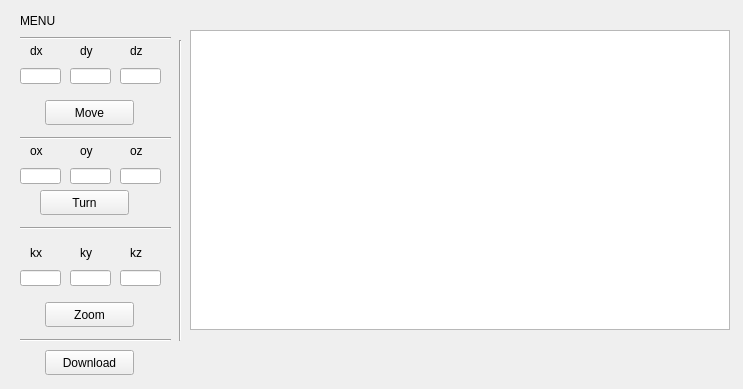
<?xml version="1.0" encoding="UTF-8"?>
<ui version="4.0">
 <class>MainWindow</class>
 <widget class="QMainWindow" name="MainWindow">
  <property name="geometry">
   <rect>
    <x>0</x>
    <y>0</y>
    <width>743</width>
    <height>389</height>
   </rect>
  </property>
  <property name="windowTitle">
   <string>MainWindow</string>
  </property>
  <widget class="QWidget" name="centralwidget">
   <widget class="QLineEdit" name="line_dx">
    <property name="geometry">
     <rect>
      <x>20</x>
      <y>68</y>
      <width>41</width>
      <height>16</height>
     </rect>
    </property>
   </widget>
   <widget class="QLabel" name="label">
    <property name="geometry">
     <rect>
      <x>20</x>
      <y>10</y>
      <width>51</width>
      <height>21</height>
     </rect>
    </property>
    <property name="text">
     <string>MENU</string>
    </property>
   </widget>
   <widget class="Line" name="line">
    <property name="geometry">
     <rect>
      <x>20</x>
      <y>30</y>
      <width>151</width>
      <height>16</height>
     </rect>
    </property>
    <property name="orientation">
     <enum>Qt::Horizontal</enum>
    </property>
   </widget>
   <widget class="QLineEdit" name="line_dz">
    <property name="geometry">
     <rect>
      <x>120</x>
      <y>68</y>
      <width>41</width>
      <height>16</height>
     </rect>
    </property>
   </widget>
   <widget class="QLineEdit" name="line_dy">
    <property name="geometry">
     <rect>
      <x>70</x>
      <y>68</y>
      <width>41</width>
      <height>16</height>
     </rect>
    </property>
   </widget>
   <widget class="QLabel" name="label_2">
    <property name="geometry">
     <rect>
      <x>30</x>
      <y>40</y>
      <width>21</width>
      <height>21</height>
     </rect>
    </property>
    <property name="text">
     <string>dx</string>
    </property>
   </widget>
   <widget class="QLabel" name="label_3">
    <property name="geometry">
     <rect>
      <x>80</x>
      <y>40</y>
      <width>21</width>
      <height>21</height>
     </rect>
    </property>
    <property name="text">
     <string>dy</string>
    </property>
   </widget>
   <widget class="QLabel" name="label_4">
    <property name="geometry">
     <rect>
      <x>130</x>
      <y>40</y>
      <width>21</width>
      <height>21</height>
     </rect>
    </property>
    <property name="text">
     <string>dz</string>
    </property>
   </widget>
   <widget class="QPushButton" name="pushButton">
    <property name="geometry">
     <rect>
      <x>45</x>
      <y>100</y>
      <width>89</width>
      <height>25</height>
     </rect>
    </property>
    <property name="text">
     <string>Move</string>
    </property>
   </widget>
   <widget class="Line" name="line_2">
    <property name="geometry">
     <rect>
      <x>20</x>
      <y>130</y>
      <width>151</width>
      <height>16</height>
     </rect>
    </property>
    <property name="orientation">
     <enum>Qt::Horizontal</enum>
    </property>
   </widget>
   <widget class="QPushButton" name="pushButton_2">
    <property name="geometry">
     <rect>
      <x>40</x>
      <y>190</y>
      <width>89</width>
      <height>25</height>
     </rect>
    </property>
    <property name="text">
     <string>Turn</string>
    </property>
   </widget>
   <widget class="Line" name="line_3">
    <property name="geometry">
     <rect>
      <x>20</x>
      <y>220</y>
      <width>151</width>
      <height>16</height>
     </rect>
    </property>
    <property name="orientation">
     <enum>Qt::Horizontal</enum>
    </property>
   </widget>
   <widget class="QLabel" name="label_6">
    <property name="geometry">
     <rect>
      <x>80</x>
      <y>242</y>
      <width>21</width>
      <height>21</height>
     </rect>
    </property>
    <property name="text">
     <string>ky</string>
    </property>
   </widget>
   <widget class="QLineEdit" name="line_ky">
    <property name="geometry">
     <rect>
      <x>70</x>
      <y>270</y>
      <width>41</width>
      <height>16</height>
     </rect>
    </property>
   </widget>
   <widget class="QLineEdit" name="line_kz">
    <property name="geometry">
     <rect>
      <x>120</x>
      <y>270</y>
      <width>41</width>
      <height>16</height>
     </rect>
    </property>
   </widget>
   <widget class="QPushButton" name="pushButton_3">
    <property name="geometry">
     <rect>
      <x>45</x>
      <y>302</y>
      <width>89</width>
      <height>25</height>
     </rect>
    </property>
    <property name="text">
     <string>Zoom</string>
    </property>
   </widget>
   <widget class="QLabel" name="label_7">
    <property name="geometry">
     <rect>
      <x>130</x>
      <y>242</y>
      <width>21</width>
      <height>21</height>
     </rect>
    </property>
    <property name="text">
     <string>kz</string>
    </property>
   </widget>
   <widget class="Line" name="line_4">
    <property name="geometry">
     <rect>
      <x>20</x>
      <y>332</y>
      <width>151</width>
      <height>16</height>
     </rect>
    </property>
    <property name="orientation">
     <enum>Qt::Horizontal</enum>
    </property>
   </widget>
   <widget class="QLabel" name="label_8">
    <property name="geometry">
     <rect>
      <x>30</x>
      <y>242</y>
      <width>21</width>
      <height>21</height>
     </rect>
    </property>
    <property name="text">
     <string>kx</string>
    </property>
   </widget>
   <widget class="QLineEdit" name="line_kx">
    <property name="geometry">
     <rect>
      <x>20</x>
      <y>270</y>
      <width>41</width>
      <height>16</height>
     </rect>
    </property>
   </widget>
   <widget class="Line" name="line_5">
    <property name="geometry">
     <rect>
      <x>170</x>
      <y>40</y>
      <width>20</width>
      <height>301</height>
     </rect>
    </property>
    <property name="orientation">
     <enum>Qt::Vertical</enum>
    </property>
   </widget>
   <widget class="QGraphicsView" name="graphicsView">
    <property name="geometry">
     <rect>
      <x>190</x>
      <y>30</y>
      <width>540</width>
      <height>300</height>
     </rect>
    </property>
   </widget>
   <widget class="QPushButton" name="pushButton_4">
    <property name="geometry">
     <rect>
      <x>45</x>
      <y>350</y>
      <width>89</width>
      <height>25</height>
     </rect>
    </property>
    <property name="text">
     <string>Download</string>
    </property>
   </widget>
   <widget class="QLabel" name="label_5">
    <property name="geometry">
     <rect>
      <x>80</x>
      <y>140</y>
      <width>21</width>
      <height>21</height>
     </rect>
    </property>
    <property name="text">
     <string>oy</string>
    </property>
   </widget>
   <widget class="QLineEdit" name="line_oy">
    <property name="geometry">
     <rect>
      <x>70</x>
      <y>168</y>
      <width>41</width>
      <height>16</height>
     </rect>
    </property>
   </widget>
   <widget class="QLineEdit" name="line_oz">
    <property name="geometry">
     <rect>
      <x>120</x>
      <y>168</y>
      <width>41</width>
      <height>16</height>
     </rect>
    </property>
   </widget>
   <widget class="QLabel" name="label_9">
    <property name="geometry">
     <rect>
      <x>130</x>
      <y>140</y>
      <width>21</width>
      <height>21</height>
     </rect>
    </property>
    <property name="text">
     <string>oz</string>
    </property>
   </widget>
   <widget class="QLineEdit" name="line_ox">
    <property name="geometry">
     <rect>
      <x>20</x>
      <y>168</y>
      <width>41</width>
      <height>16</height>
     </rect>
    </property>
   </widget>
   <widget class="QLabel" name="label_10">
    <property name="geometry">
     <rect>
      <x>30</x>
      <y>140</y>
      <width>21</width>
      <height>21</height>
     </rect>
    </property>
    <property name="text">
     <string>ox</string>
    </property>
   </widget>
  </widget>
 </widget>
 <resources/>
 <connections/>
</ui>
